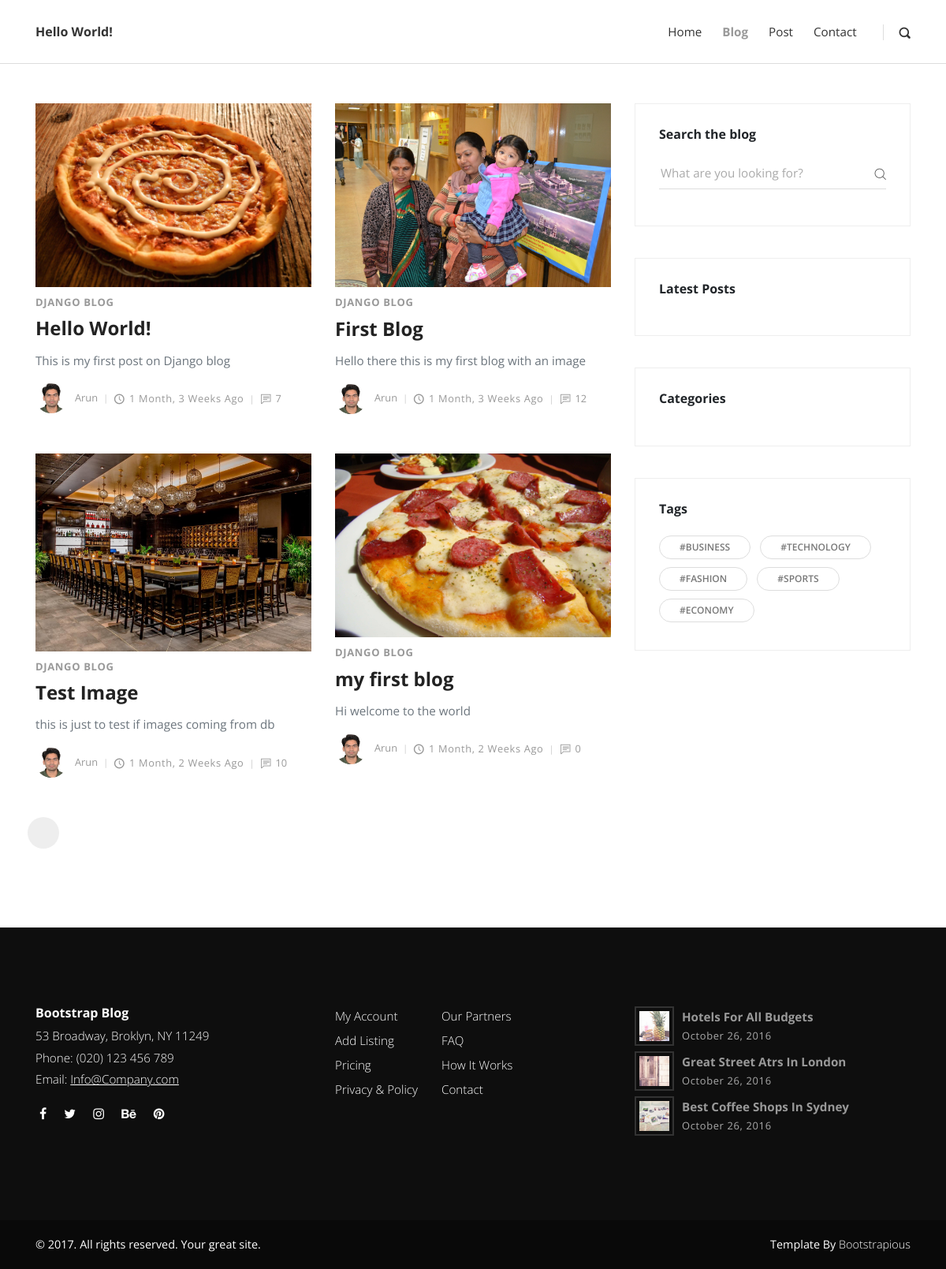
Screenshot of /blog/ with the database file from the repository.
### blogapp/models.py (models this page shows, shortened)
class Post(models.Model):
    title = models.CharField(max_length=100)
    overviewm = models.TextField()
    timestamp = models.DateTimeField(auto_now_add=True)
    content = HTMLField()
    comment_count = models.IntegerField(default=0)
    view_count = models.IntegerField(default=0)
    author = models.ForeignKey(Author, on_delete=models.CASCADE)
    thumbnail = models.ImageField()
    categories = models.ManyToManyField(Catagory)
    featured = models.BooleanField()
    def get_absolute_url(self):
        return reverse('post-detail', kwargs={
            'id': self.id
        })

class Catagory(models.Model):
    title = models.CharField(max_length=20)
    def __str__(self):
        return self.title

class Author(models.Model):
    user = models.OneToOneField(User, on_delete=models.CASCADE)
    profile_picture = models.ImageField()

### blogapp/views.py (the view)
# urls.py: 2. Add a URL to urlpatterns:  path('blog/', include('blog.urls'))
def  blog(request):
    category_count = get_category_count()
    print(category_count)
    most_recent = Post.objects.order_by('-timestamp')[:3]
    post_list = Post.objects.all()
    paginator = Paginator(post_list,4)
    page_request_var = 'page'
    page = request.GET.get(page_request_var)
    try:
        paginated_queryset = paginator.page(page)
    except PageNotAnInteger:
        paginated_queryset = paginator.page(1)
    except EmptyPage:
        paginated_queryset = paginator.page(paginator.num_pages)
    context = {
        'queryset': paginated_queryset,
        'most_recent': most_recent,
        'page_request_var': page_request_var,
        'category_count': category_count
    }
    context = {
        'post_list': post_list
    }
    return render(request, 'blog.html', context)

### blogapp/views.py (called while the page is built)
def  get_category_count():
    queryset = Post.objects.values('categories__title').annotate(Count('categories__title'))
    return queryset

### templates/blog.html (shortened to what this page needs)
{% extends 'base.html' %}
{% load static %}
  {% block content %}
    <div class="container">
      <div class="row">
        <main class="posts-listing col-lg-8">
          <div class="container">
            <div class="row">
              {% for post in post_list %}
              <div class="post col-xl-6">
                <div class="post-thumbnail"><a href="{{ post.get_absolute_url }}"><img src="{{ post.thumbnail.url }}" alt="..." class="img-fluid"></a></div>
                <div class="post-details">
                  <div class="post-meta d-flex justify-content-between">
                    {% for cat in post.categories.all %}
                    <div class="category"><a href="#">{{ cat }}</a></div>
                    {% endfor %}
                  </div><a href="{{ post.get_absolute_url }}">
                    <h3 class="h4">{{ post.title }}</h3></a>
                  <p class="text-muted">{{ post.overviewm }}</p>
                  <footer class="post-footer d-flex align-items-center">
                    <a href="#" class="author d-flex align-items-center flex-wrap">
                      <div class="avatar"><img src="{{ post.author.profile_picture.url }}" alt="..." class="img-fluid"></div>
                      <div class="title"><span>{{ post.author.user.username }}</span></div>
                    </a>
                    <div class="date"><i class="icon-clock"></i>{{ post.timestamp|timesince }} ago</div>
                    <div class="comments meta-last"><i class="icon-comment"></i>{{ post.comment_count }}</div>
                  </footer>
                </div>
              </div>
              {% endfor %}
            <nav aria-label="Page navigation example">
              <ul class="pagination pagination-template d-flex justify-content-center">
                <li class="page-item"><a href="?{{ page_request_var }}={{ queryset.number }}" class="page-link active">{{ queryset.number }}</a></li>
              </ul>
            </nav>
          </div>
        </main>
        <aside class="col-lg-4">
          <div class="widget search">
            <header>
              <h3 class="h6">Search the blog</h3>
            </header>
            <form action="{% url 'search' %}" class="search-form">
              <div class="form-group">
                <input type="text" name="q" placeholder="What are you looking for?">
                <button type="submit" class="submit"><i class="icon-search"></i></button>
              </div>
            </form>
          </div>
          <div class="widget latest-posts">
            <header>
              <h3 class="h6">Latest Posts</h3>
            </header>
          </div>
          <div class="widget categories">
            <header>
              <h3 class="h6">Categories</h3>
            </header>
          </div>
          <div class="widget tags">
            <header>
              <h3 class="h6">Tags</h3>
            </header>
            <ul class="list-inline">
              <li class="list-inline-item"><a href="#" class="tag">#Business</a></li>
              <li class="list-inline-item"><a href="#" class="tag">#Technology</a></li>
              <li class="list-inline-item"><a href="#" class="tag">#Fashion</a></li>
              <li class="list-inline-item"><a href="#" class="tag">#Sports</a></li>
              <li class="list-inline-item"><a href="#" class="tag">#Economy</a></li>
            </ul>
          </div>
        </aside>
      </div>
    </div>
{% endblock content %}

### templates/base.html (shortened to what this page needs)
<!DOCTYPE html>
<html>
  {% include "head.html" %}
  <body>
      {% include 'header.html' %}
      {% block content %}
      {% endblock content %}
      {% include 'footer.html' %}
  </body>
</html>

### templates/head.html (shortened to what this page needs)
{% load static %}
<head>
  <link rel="stylesheet" href="{% static 'vendor/bootstrap/css/bootstrap.min.css' %}">
  <link rel="stylesheet" href="{% static 'vendor/font-awesome/css/font-awesome.min.css' %}">
  <link rel="stylesheet" href="{% static 'css/fontastic.css' %}">
  <link rel="stylesheet" href="{% static 'vendor/@fancyapps/fancybox/jquery.fancybox.min.css' %}">
  <link rel="stylesheet" href="{% static 'css/style.default.css' %}" id="theme-stylesheet">
  <link rel="stylesheet" href="{% static 'css/custom.css' %}">
  <link href='{% static "styles/github.css" %}' rel="stylesheet">
</head>

### templates/header.html (shortened to what this page needs)
<header class="header">
<nav class="navbar navbar-expand-lg">
  <div class="container">
    <div class="navbar-header d-flex align-items-center justify-content-between">
      <a href="/" class="navbar-brand">Hello World!</a>
    </div>
    <div id="navbarcollapse" class="collapse navbar-collapse">
      <ul class="navbar-nav ml-auto">
        <li class="nav-item"><a href="/" class="nav-link ">Home</a>
        </li>
        <li class="nav-item"><a href="/blog" class="nav-link active ">Blog</a>
        </li>
        <li class="nav-item"><a href="/post" class="nav-link ">Post</a>
        </li>
        <li class="nav-item"><a href="#" class="nav-link ">Contact</a>
        </li>
      </ul>
      <div class="navbar-text"><a href="#" class="search-btn"><i class="icon-search-1"></i></a></div>
    </div>
  </div>
</nav>
</header>

### templates/footer.html
{% load static %}
<footer class="main-footer">
  <div class="container">
    <div class="row">
      <div class="col-md-4">
        <div class="logo">
          <h6 class="text-white">Bootstrap Blog</h6>
        </div>
        <div class="contact-details">
          <p>53 Broadway, Broklyn, NY 11249</p>
          <p>Phone: (020) 123 456 789</p>
          <p>Email: <a href="mailto:info@company.com">Info@Company.com</a></p>
          <ul class="social-menu">
            <li class="list-inline-item"><a href="#"><i class="fa fa-facebook"></i></a></li>
            <li class="list-inline-item"><a href="#"><i class="fa fa-twitter"></i></a></li>
            <li class="list-inline-item"><a href="#"><i class="fa fa-instagram"></i></a></li>
            <li class="list-inline-item"><a href="#"><i class="fa fa-behance"></i></a></li>
            <li class="list-inline-item"><a href="#"><i class="fa fa-pinterest"></i></a></li>
          </ul>
        </div>
      </div>
      <div class="col-md-4">
        <div class="menus d-flex">
          <ul class="list-unstyled">
            <li> <a href="#">My Account</a></li>
            <li> <a href="#">Add Listing</a></li>
            <li> <a href="#">Pricing</a></li>
            <li> <a href="#">Privacy &amp; Policy</a></li>
          </ul>
          <ul class="list-unstyled">
            <li> <a href="#">Our Partners</a></li>
            <li> <a href="#">FAQ</a></li>
            <li> <a href="#">How It Works</a></li>
            <li> <a href="#">Contact</a></li>
          </ul>
        </div>
      </div>
      <div class="col-md-4">
        <div class="latest-posts"><a href="#">
            <div class="post d-flex align-items-center">
              <div class="image"><img src="{% static 'img/small-thumbnail-1.jpg' %}" alt="..." class="img-fluid"></div>
              <div class="title"><strong>Hotels for all budgets</strong><span class="date last-meta">October 26, 2016</span></div>
            </div></a><a href="#">
            <div class="post d-flex align-items-center">
              <div class="image"><img src="{% static 'img/small-thumbnail-2.jpg' %}" alt="..." class="img-fluid"></div>
              <div class="title"><strong>Great street atrs in London</strong><span class="date last-meta">October 26, 2016</span></div>
            </div></a><a href="#">
            <div class="post d-flex align-items-center">
              <div class="image"><img src="{% static 'img/small-thumbnail-3.jpg' %}" alt="..." class="img-fluid"></div>
              <div class="title"><strong>Best coffee shops in Sydney</strong><span class="date last-meta">October 26, 2016</span></div>
            </div></a></div>
      </div>
    </div>
  </div>
  <div class="copyrights">
    <div class="container">
      <div class="row">
        <div class="col-md-6">
          <p>&copy; 2017. All rights reserved. Your great site.</p>
        </div>
        <div class="col-md-6 text-right">
          <p>Template By <a href="https://bootstrapious.com/p/bootstrap-carousel" class="text-white">Bootstrapious</a>
          </p>
        </div>
      </div>
    </div>
  </div>
</footer>

### templates/scripts.html (shortened to what this page needs)
{% load static %}

### rows the page displays
Post: thumbnail (picture), title "Hello World!", overviewm "This is my first post on Django blog", author.profile_picture (picture), author.user.username "Arun", timestamp "1 Month, 3 Weeks", comment_count "7"
Catagory: title "DJANGO BLOG"
Post: thumbnail (picture), title "First Blog", overviewm "Hello there this is my first blog with an image", author.profile_picture (picture), author.user.username "Arun", timestamp "1 Month, 3 Weeks", comment_count "12"
Post: thumbnail (picture), title "Test Image", overviewm "this is just to test if images coming from db", author.profile_picture (picture), author.user.username "Arun", timestamp "1 Month, 2 Weeks", comment_count "10"
Post: thumbnail (picture), title "my first blog", overviewm "Hi welcome to the world", author.profile_picture (picture), author.user.username "Arun", timestamp "1 Month, 2 Weeks", comment_count "0"
